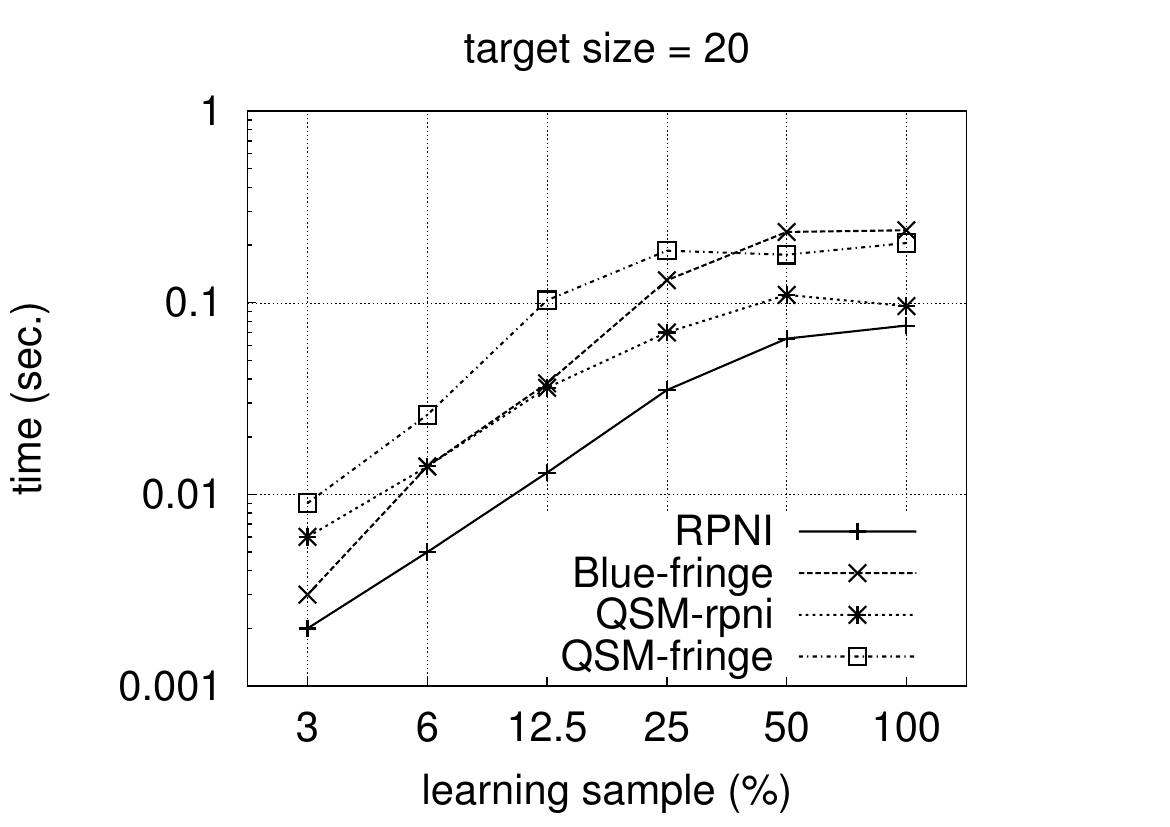

Here is the gnuplot script that generated this plot:
set terminal postscript "Arial" 30;
set size ratio +0.8;

set style line 1 lt 1 lw 3;
set style line 2 lt 2 lw 3;
set style line 3 lt 3 lw 3;
set style line 4 lt 6 lw 3;
set style line 5 lt 1 lw 2;
set style line 6 lt 2 lw 2;
set style line 7 lt 3 lw 2;
set style line 8 lt 6 lw 2;
set pointsize 2.0;

set lmargin 3
set bmargin 2
set rmargin 0
set tmargin 1

set grid
set style data linespoints;
set key right bottom;

set xrange [0.5:6.5];
set xlabel "learning sample (%)";
set xtics nomirror norotate ("3" 1, "6" 2, "12.5" 3, "25" 4, "50" 5, "100" 6);

set logscale y;
set autoscale y;
set ylabel "time (sec.)";
set output "time.eps";

################################################################################ All
set title 'target size = 20';
set yrange [0.001:1]
set ytics nomirror norotate 0.001,0.1,10;
plot 'aai08-time.dat' every :::0::0 using 2:3  title "RPNI" with lp ls 1, \
     'aai08-time.dat' every :::0::0 using 2:4  title "Blue-fringe" with lp ls 2, \
     'aai08-time.dat' every :::0::0 using 2:5  title "QSM-rpni" with lp ls 3, \
     'aai08-time.dat' every :::0::0 using 2:6  title "QSM-fringe" with lp ls 4;

set title 'target size = 50';
set yrange [0.001:50]
set ytics nomirror norotate 0.01,0.1,10;
plot 'aai08-time.dat' every :::1::1 using 2:3  title "RPNI" with lp ls 1, \
     'aai08-time.dat' every :::1::1 using 2:4  title "Blue-fringe" with lp ls 2, \
     'aai08-time.dat' every :::1::1 using 2:5  title "QSM-rpni" with lp ls 3, \
     'aai08-time.dat' every :::1::1 using 2:6  title "QSM-fringe" with lp ls 4;

set title 'target size = 100';
set yrange [0.01:500]
set ytics nomirror norotate 0.1,0.1,500;
plot 'aai08-time.dat' every :::2::2 using 2:3  title "RPNI" with lp ls 1, \
     'aai08-time.dat' every :::2::2 using 2:4  title "Blue-fringe" with lp ls 2, \
     'aai08-time.dat' every :::2::2 using 2:5  title "QSM-rpni" with lp ls 3, \
     'aai08-time.dat' every :::2::2 using 2:6  title "QSM-fringe" with lp ls 4;

set title 'target size = 200';
set yrange [0.01:5000]
set ytics nomirror norotate 0.1,0.1,5000;
plot 'aai08-time.dat' every :::3::3 using 2:3  title "RPNI" with lp ls 1, \
     'aai08-time.dat' every :::3::3 using 2:4  title "Blue-fringe" with lp ls 2, \
     'aai08-time.dat' every :::3::3 using 2:5  title "QSM-rpni" with lp ls 3, \
     'aai08-time.dat' every :::3::3 using 2:6  title "QSM-fringe" with lp ls 4;

################################################################################ RPNI vs. Blue-fringe
set title 'target size = 20';
set yrange [0.001:1]
set ytics nomirror norotate 0.001,0.1,10;
plot 'aai08-time.dat' every :::0::0 using 2:3 title "RPNI" with lp ls 1, \
     'aai08-time.dat' every :::0::0 using 2:4 title "Blue-fringe" with lp ls 3;

set title 'target size = 50';
set yrange [0.001:50]
set ytics nomirror norotate 0.01,0.1,10;
plot 'aai08-time.dat' every :::1::1 using 2:3 title "RPNI" with lp ls 1, \
     'aai08-time.dat' every :::1::1 using 2:4 title "Blue-fringe" with lp ls 3;

set title 'target size = 100';
set yrange [0.01:500]
set ytics nomirror norotate 0.1,0.1,500;
plot 'aai08-time.dat' every :::2::2 using 2:3 title "RPNI" with lp ls 1, \
     'aai08-time.dat' every :::2::2 using 2:4 title "Blue-fringe" with lp ls 3;

set title 'target size = 200';
set yrange [0.01:5000]
set ytics nomirror norotate 0.1,0.1,5000;
plot 'aai08-time.dat' every :::3::3 using 2:3 title "RPNI" with lp ls 1, \
     'aai08-time.dat' every :::3::3 using 2:4 title "Blue-fringe" with lp ls 3;

################################################################################ RPNI vs. QSM-rpni
set title 'target size = 20';
set yrange [0.001:1]
set ytics nomirror norotate 0.001,0.1,10;
plot 'aai08-time.dat' every :::0::0 using 2:3 title "RPNI" with lp ls 1, \
     'aai08-time.dat' every :::0::0 using 2:5 title "QSM-rpni" with lp ls 3;

set title 'target size = 50';
set yrange [0.001:50]
set ytics nomirror norotate 0.01,0.1,10;
plot 'aai08-time.dat' every :::1::1 using 2:3 title "RPNI" with lp ls 1, \
     'aai08-time.dat' every :::1::1 using 2:5 title "QSM-rpni" with lp ls 3;

set title 'target size = 100';
set yrange [0.01:500]
set ytics nomirror norotate 0.1,0.1,500;
plot 'aai08-time.dat' every :::2::2 using 2:3 title "RPNI" with lp ls 1, \
     'aai08-time.dat' every :::2::2 using 2:5 title "QSM-rpni" with lp ls 3;

set title 'target size = 200';
set yrange [0.01:5000]
set ytics nomirror norotate 0.1,0.1,5000;
plot 'aai08-time.dat' every :::3::3 using 2:3 title "RPNI" with lp ls 1, \
     'aai08-time.dat' every :::3::3 using 2:5 title "QSM-rpni" with lp ls 3;

################################################################################ Blue-fringe vs. QSM-fringe
set title 'target size = 20';
set yrange [0.001:1]
set ytics nomirror norotate 0.001,0.1,10;
plot 'aai08-time.dat' every :::0::0 using 2:4  title "Blue-fringe" with lp ls 1, \
     'aai08-time.dat' every :::0::0 using 2:6  title "QSM-fringe" with lp ls 3;

set title 'target size = 50';
set yrange [0.001:50]
set ytics nomirror norotate 0.01,0.1,10;
plot 'aai08-time.dat' every :::1::1 using 2:4  title "Blue-fringe" with lp ls 1, \
     'aai08-time.dat' every :::1::1 using 2:6  title "QSM-fringe" with lp ls 3;

set title 'target size = 100';
set yrange [0.01:500]
set ytics nomirror norotate 0.1,0.1,500;
plot 'aai08-time.dat' every :::2::2 using 2:4  title "Blue-fringe" with lp ls 1, \
     'aai08-time.dat' every :::2::2 using 2:6  title "QSM-fringe" with lp ls 3;

set title 'target size = 200';
set yrange [0.01:5000]
set ytics nomirror norotate 0.1,0.1,5000;
plot 'aai08-time.dat' every :::3::3 using 2:4  title "Blue-fringe" with lp ls 1, \
     'aai08-time.dat' every :::3::3 using 2:6  title "QSM-fringe" with lp ls 3;

################################################################################ QSM-rpni vs. QSM-fringe
set title 'target size = 20';
set yrange [0.001:1]
set ytics nomirror norotate 0.001,0.1,10;
plot 'aai08-time.dat' every :::0::0 using 2:5  title "QSM-rpni" with lp ls 1, \
     'aai08-time.dat' every :::0::0 using 2:6  title "QSM-fringe" with lp ls 3;

set title 'target size = 50';
set yrange [0.001:50]
set ytics nomirror norotate 0.01,0.1,10;
plot 'aai08-time.dat' every :::1::1 using 2:5  title "QSM-rpni" with lp ls 1, \
     'aai08-time.dat' every :::1::1 using 2:6  title "QSM-fringe" with lp ls 3;

set title 'target size = 100';
set yrange [0.01:500]
set ytics nomirror norotate 0.1,0.1,500;
plot 'aai08-time.dat' every :::2::2 using 2:5  title "QSM-rpni" with lp ls 1, \
     'aai08-time.dat' every :::2::2 using 2:6  title "QSM-fringe" with lp ls 3;

set title 'target size = 200';
set yrange [0.01:5000]
set ytics nomirror norotate 0.1,0.1,5000;
plot 'aai08-time.dat' every :::3::3 using 2:5  title "QSM-rpni" with lp ls 1, \
     'aai08-time.dat' every :::3::3 using 2:6  title "QSM-fringe" with lp ls 3;


